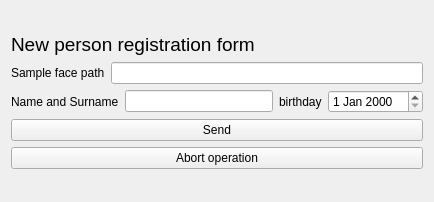
<?xml version="1.0" encoding="UTF-8"?>
<ui version="4.0">
 <class>Person_registration_form</class>
 <widget class="QWidget" name="Person_registration_form">
  <property name="geometry">
   <rect>
    <x>0</x>
    <y>0</y>
    <width>434</width>
    <height>202</height>
   </rect>
  </property>
  <property name="windowTitle">
   <string>Form</string>
  </property>
  <layout class="QVBoxLayout" name="verticalLayout_2">
   <item>
    <layout class="QVBoxLayout" name="verticalLayout">
     <item>
      <widget class="QLabel" name="label_data_entry">
       <property name="sizePolicy">
        <sizepolicy hsizetype="Preferred" vsizetype="Fixed">
         <horstretch>0</horstretch>
         <verstretch>0</verstretch>
        </sizepolicy>
       </property>
       <property name="font">
        <font>
         <pointsize>14</pointsize>
        </font>
       </property>
       <property name="text">
        <string>New person registration form</string>
       </property>
      </widget>
     </item>
     <item>
      <layout class="QHBoxLayout" name="horizontalLayout">
       <item>
        <widget class="QLabel" name="label_sample_path">
         <property name="text">
          <string>Sample face path</string>
         </property>
        </widget>
       </item>
       <item>
        <widget class="QLineEdit" name="lineEdit_sample_path"/>
       </item>
      </layout>
     </item>
     <item>
      <layout class="QHBoxLayout" name="horizontalLayout_2">
       <item>
        <widget class="QLabel" name="label_name">
         <property name="text">
          <string>Name and Surname</string>
         </property>
        </widget>
       </item>
       <item>
        <widget class="QLineEdit" name="lineEdit_name">
         <property name="placeholderText">
          <string/>
         </property>
        </widget>
       </item>
       <item>
        <widget class="QLabel" name="label_birth">
         <property name="text">
          <string>birthday</string>
         </property>
        </widget>
       </item>
       <item>
        <widget class="QDateEdit" name="dateEdit_birth"/>
       </item>
      </layout>
     </item>
     <item>
      <widget class="QPushButton" name="pushButton_send_data">
       <property name="text">
        <string>Send</string>
       </property>
      </widget>
     </item>
     <item>
      <widget class="QPushButton" name="pushButton_abort">
       <property name="text">
        <string>Abort operation</string>
       </property>
      </widget>
     </item>
    </layout>
   </item>
  </layout>
 </widget>
 <resources/>
 <connections/>
</ui>
